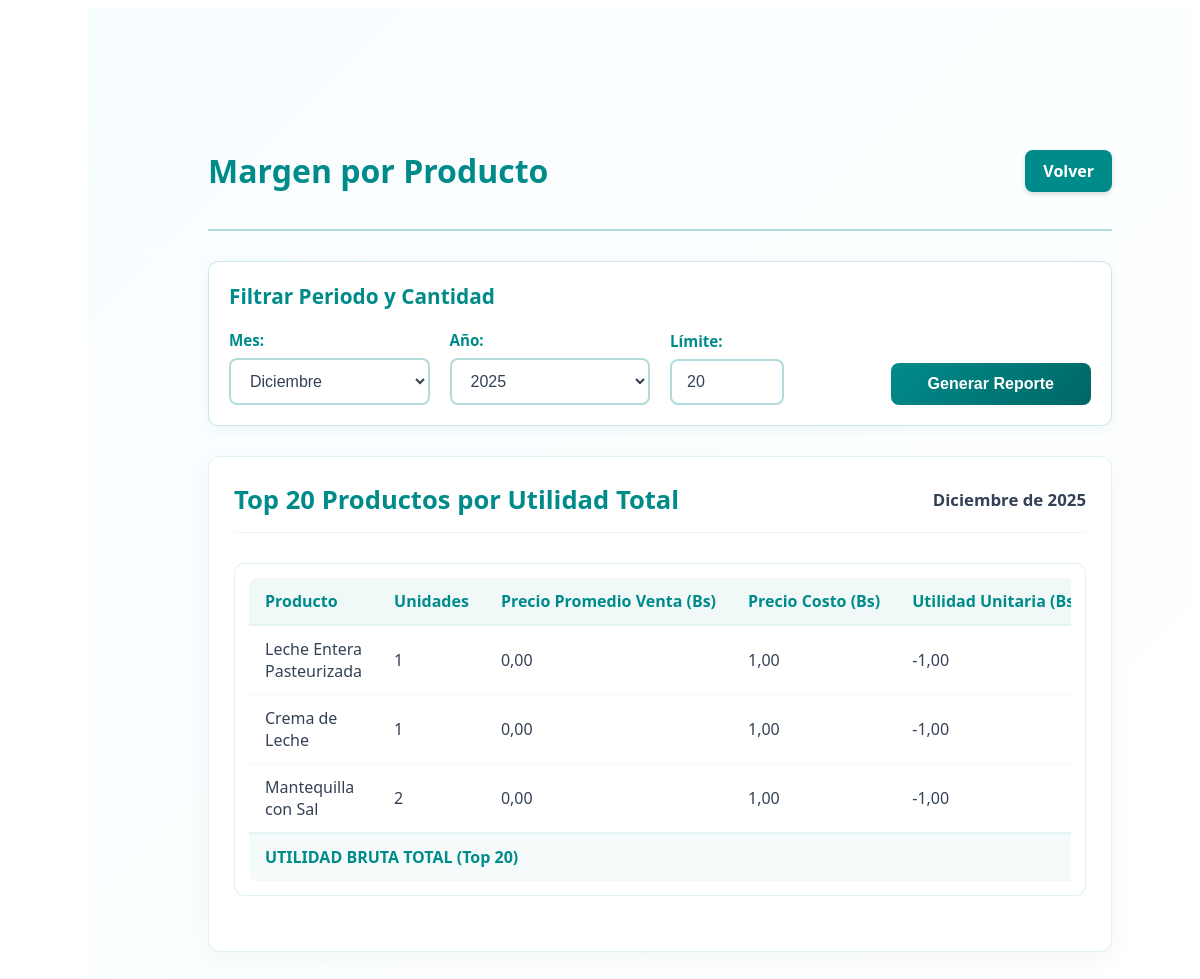
The page /reportes/reporte_margen_prod.php (signed in) on the database as committed earlier.
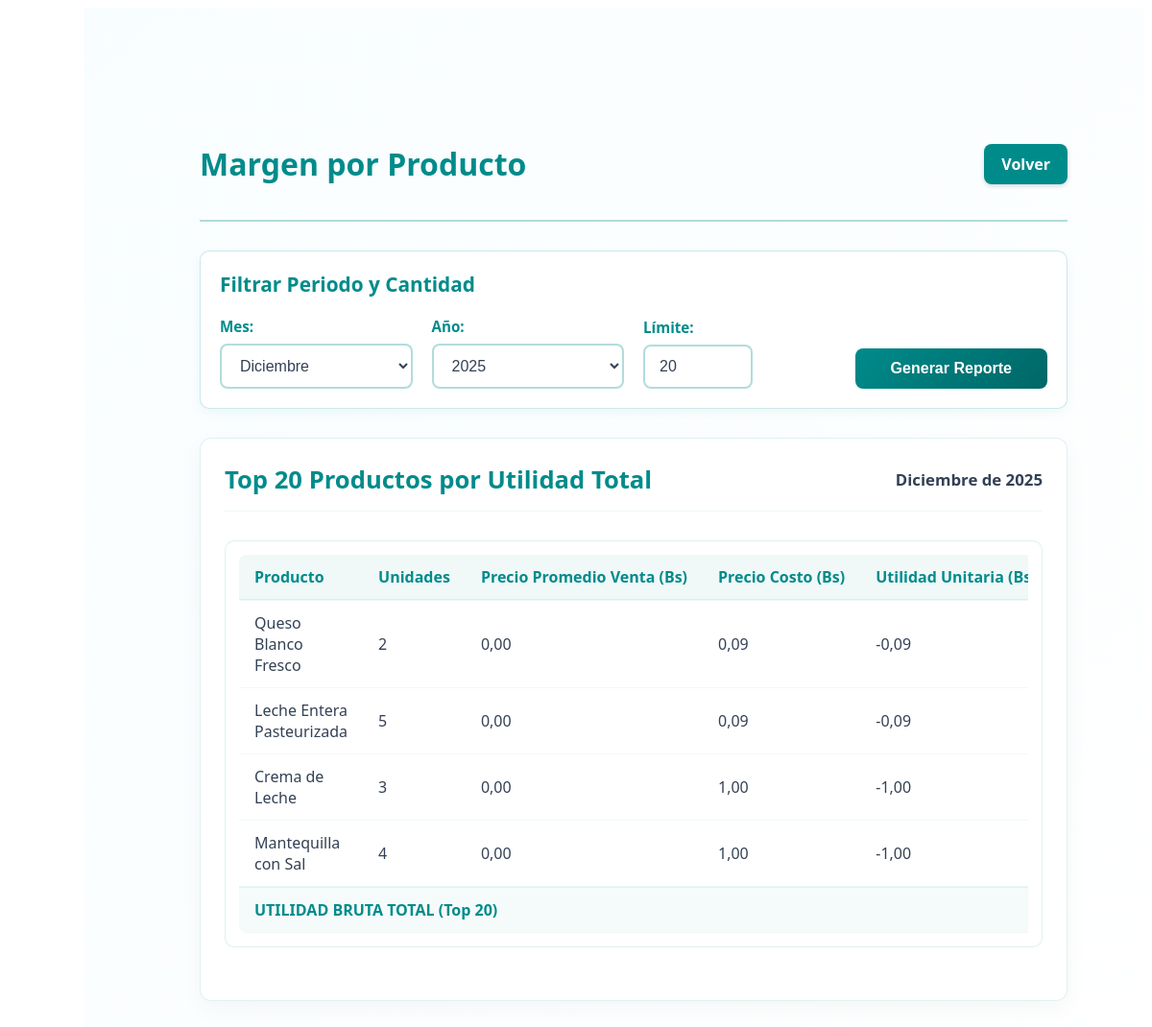
The same page on the database as committed later.
### tables this page shows
CREATE TABLE `productos` (
  `id` int(11) NOT NULL,
  `codigo` varchar(50) NOT NULL,
  `nombre` varchar(255) NOT NULL,
  `descripcion` text DEFAULT NULL,
  `categoria_id` int(11) NOT NULL,
  `subcategoria_id` int(11) DEFAULT NULL,
  `proveedor_id` int(11) NOT NULL,
  `id_producto_proveedor` int(11) DEFAULT NULL,
  `fecha_vencimiento` date DEFAULT NULL,
  `cantidad` int(11) NOT NULL DEFAULT 0,
  `precio_costo` decimal(10,2) NOT NULL,
  `precio_venta` decimal(10,2) DEFAULT NULL,
  `created_at` timestamp NOT NULL DEFAULT current_timestamp(),
  `updated_at` timestamp NOT NULL DEFAULT current_timestamp() ON UPDATE current_timestamp(),
  `estado` enum('active','inactive') DEFAULT 'active'
);

### reportes/reporte_margen_prod.php (the view, shortened to what the changed rows need)
<?php
require_once '../conexion.php';
$current_year = date('Y');
$current_month = date('m');
$year = isset($_GET['year']) ? intval($_GET['year']) : $current_year;
$month = isset($_GET['month']) ? intval($_GET['month']) : $current_month;
$limit = isset($_GET['limit']) ? intval($_GET['limit']) : 20;
$limit = max(1, $limit);
function getMargenPorProducto($pdo, $year, $month, $limit = 20) {
    $lim = max(1, intval($limit));
    try {
        $sql = "SELECT
                    p.id,
                    p.nombre,
                    COALESCE(SUM(dv.cantidad),0) AS unidades_vendidas,
                    COALESCE(AVG(dv.precio_unitario_bs),0) AS precio_promedio_venta,
                    COALESCE(p.precio_costo, 0) AS precio_costo_unitario,
                    COALESCE(SUM(dv.cantidad * dv.precio_unitario_bs),0) AS ingreso_total,
                    COALESCE(SUM(dv.cantidad * COALESCE(p.precio_costo,0)),0) AS costo_total,
                    COALESCE(SUM(dv.cantidad * dv.precio_unitario_bs),0) - COALESCE(SUM(dv.cantidad * COALESCE(p.precio_costo,0)),0) AS utilidad_total
                FROM detalle_venta dv
                JOIN ventas v ON dv.id_venta = v.id_venta
                LEFT JOIN productos p ON dv.id_producto = p.id
                WHERE YEAR(v.fecha) = :year AND MONTH(v.fecha) = :month
                GROUP BY p.id
                ORDER BY utilidad_total DESC
                LIMIT $lim";
        $stmt = $pdo->prepare($sql);
        $stmt->execute(['year' => $year, 'month' => $month]);
        $rows = $stmt->fetchAll(PDO::FETCH_ASSOC);
        foreach ($rows as &$r) {
            $venta_unit_prom = floatval($r['precio_promedio_venta'] ?? 0);
            $costo_unit = floatval($r['precio_costo_unitario'] ?? 0);
            $r['utilidad_unitaria'] = $venta_unit_prom - $costo_unit;
            $r['margen_pct'] = $venta_unit_prom > 0 ? round((($r['utilidad_unitaria']) / $venta_unit_prom) * 100, 2) : 0;
            $r['unidades_vendidas'] = intval($r['unidades_vendidas']);
            $r['ingreso_total'] = round(floatval($r['ingreso_total']), 2);
            $r['costo_total'] = round(floatval($r['costo_total']), 2);
        }
        return $rows;
    } catch (PDOException $e) {
        error_log("Error en getMargenPorProducto: " . $e->getMessage());
        return [];
    }
}
$margenes = getMargenPorProducto($pdo, $year, $month, $limit);
?>
<!DOCTYPE html>
<html lang="es">
<head>
    <link rel="stylesheet" href="../css/reportes/general_reportes.css"></head>
<body>
<main class="main-content">
    <div class="content-wrapper">
        <div class="page-header">
            <h1 class="page-title">Margen por Producto</h1>
        </div>
        <div class="reporte-container">
            <div class="reporte-header">
                <h2>Top <?= $limit ?> Productos por Utilidad Total</h2>
            </div>
            <div class="tabla-container">
                <div class="table-responsive">
                    <table class="tabla-reporte">
                        <thead>
                            <tr>
                                <th>Producto</th>
                                <th>Unidades</th>
                                <th>Precio Promedio Venta (Bs)</th>
                                <th>Precio Costo (Bs)</th>
                                <th>Utilidad Unitaria (Bs)</th>
                            </tr>
                        </thead>
                        <tbody>
                            <?php if(empty($margenes)): ?>
                                <tr><td colspan="7" class="empty-state">No hay datos de margen para este periodo</td></tr>
                            <?php else:
                                foreach($margenes as $m):
                                ?>
                                <tr>
                                    <td><?= htmlspecialchars($m['nombre']) ?></td>
                                    <td><?= $m['unidades_vendidas'] ?></td>
                                    <td><?= number_format($m['precio_promedio_venta'], 2, ',', '.') ?></td>
                                    <td><?= number_format($m['precio_costo_unitario'], 2, ',', '.') ?></td>
                                    <td><?= number_format($m['utilidad_unitaria'], 2, ',', '.') ?></td>
                                </tr>
                            <?php endforeach; endif; ?>
                        </tbody>
                    </table>
                </div>
            </div>
        </div>
    </div>
</main>
</body>
</html>

Rows that differ between the two databases and show on the page:
now on this page (row edited): productos: nombre "Queso Blanco Fresco", unidades_vendidas "2", precio_promedio_venta "0,00", precio_costo_unitario "0,09", utilidad_unitaria "-0,09"
changed productos "Leche Entera Pasteurizada": unidades_vendidas "1" → "5"; precio_costo_unitario "1,00" → "0,09"; utilidad_unitaria "-1,00" → "-0,09"
changed productos "Crema de Leche": unidades_vendidas "1" → "3"
changed productos "Mantequilla con Sal": unidades_vendidas "2" → "4"
